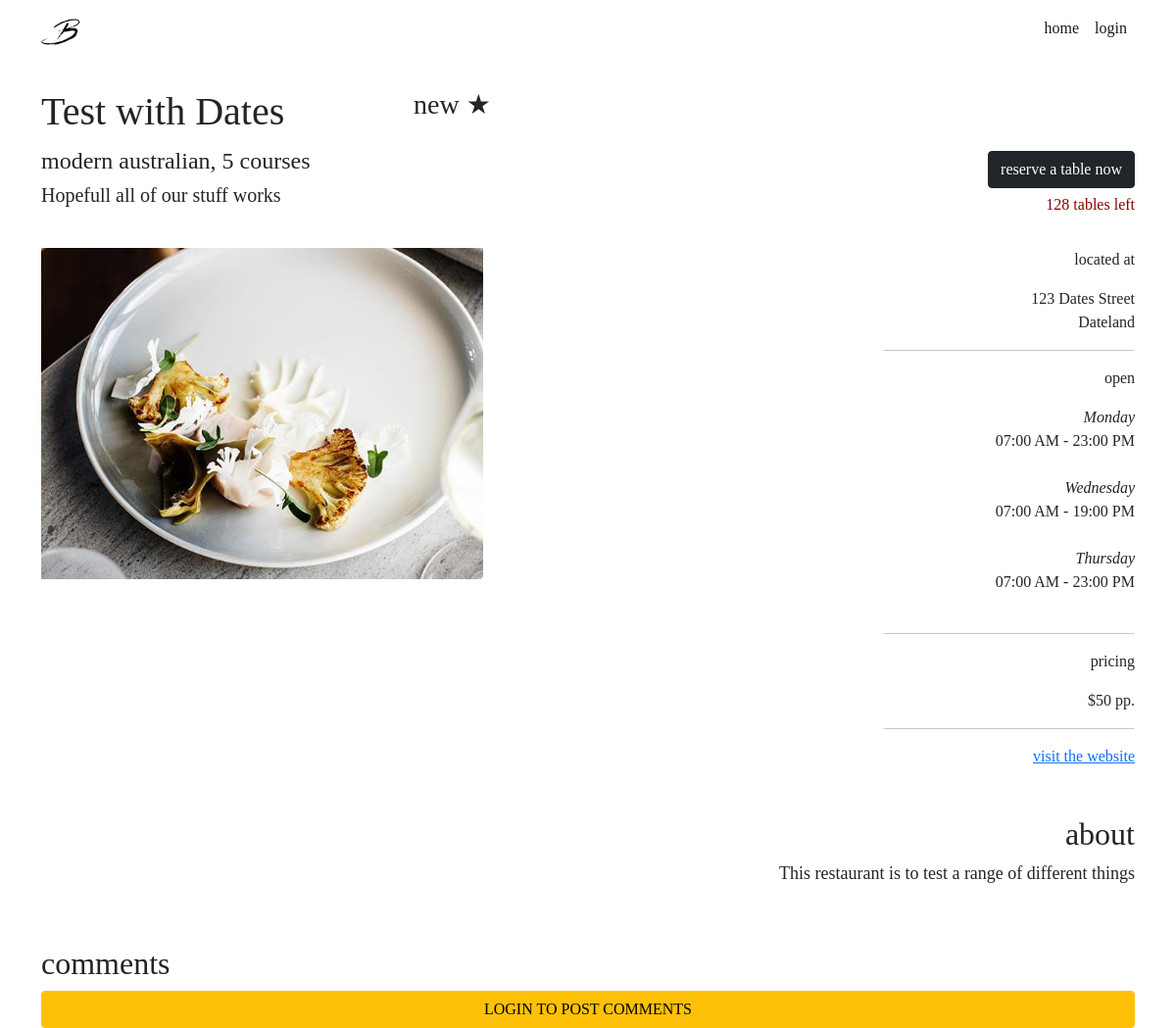
The app's page /restaurants/3 with its own data.
### website/models.py (models this page shows, shortened)
class Restaurant(db.Model):
    __tablename__ = 'restaurants'
    __table_args__ = {'extend_existing': True}
    restaurant_id = db.Column(db.Integer, primary_key=True)
    name = db.Column(db.String(100), nullable=False)
    street = db.Column(db.String(150), nullable=False)
    suburb = db.Column(db.String(50), nullable=False)
    max_reservations = db.Column(db.Integer)
    caption = db.Column(db.String(200), nullable=False)
    description = db.Column(db.String(400), nullable=False)
    price = db.Column(db.Integer)
    cuisine_type = db.Column(db.String(30), nullable=False)
    num_courses = db.Column(db.Integer, nullable=False)
    website = db.Column(db.String(400))
    image = db.Column(db.String(400), nullable=False)
    comments = db.relationship('Comment', backref='restaurant')
    statuses = db.relationship('RestaurantStatus', backref='restaurant')
    opening_hours = db.relationship('RestaurantOpeningHours', backref='restaurant')
    reservations = db.relationship('Reservation', backref='restaurant')
    user_id = db.Column(db.Integer, db.ForeignKey('users.id'))

class RestaurantOpeningHours(db.Model):
    __tablename__ = 'restaurantopeninghours'
    __table_args__ = {'extend_existing': True}
    restaurant_opening_hours_id = db.Column(db.Integer, primary_key=True)
    day_of_the_week = db.Column(db.String, nullable=False)
    start_time = db.Column(db.Time, nullable=False)
    end_time = db.Column(db.Time, nullable=False)
    restaurant_id = db.Column(db.Integer, db.ForeignKey('restaurants.restaurant_id'))

### website/views.py (the view)
@restaurant_bp.route('/<id>')
def restaurant(id):
    comment_form = CommentForm()
    reservation_form = ReservationForm()
    restaurant = Restaurant.query.filter_by(restaurant_id = id).first()
    space = restaurant_space(restaurant, date.today())
    return render_template("restaurant.html", restaurant=restaurant, comment_form=comment_form, reservation_form=reservation_form, space=space, open_today = check_open_today(restaurant, date.today()))

### website/views.py (called while the page is built)
def restaurant_space(restaurant, space_on_date):
    current_booking_quantity = 0
    for reservation in restaurant.reservations:
        if (reservation.reservation_time.date() == space_on_date):
            current_booking_quantity += reservation.quantity
    return restaurant.max_reservations - current_booking_quantity

def check_open_today(restaurant, time_to_check):
    for day_tuple in restaurant.opening_hours:
        if (day_tuple.day_of_the_week.lower() == time_to_check.strftime("%A").lower()):
            return True
    return False

### website/templates/restaurant.html (shortened to what this page needs)
{% extends 'base.html' %}
{% block content %}
<div class="container">
    <div class="row mt-4 mb-1">
        <div class="col-lg-4 col-sm-4">
            <h1>{{ restaurant.name }}</h1>
        </div>
        <div class="col-lg-8 col-sm-8 rating">
            {% set average = [] %}
            <h3> {% if average|count > 0 %}
                {{ average | sum / average | count}}
                {% else %}
                new
                {% endif %}&#9733;</h3>
        </div>
    </div>
    <div class="row">
        <div class="col-lg-4 col-sm-6">
            <h4>{{ restaurant.cuisine_type}}, {{restaurant.num_courses}} courses</h4>
            <h5>{{ restaurant.caption }}</h5>
        </div>
        <div class="col-lg-8 col-sm-6 btn-align mt-1">
            {% import 'reservation.html' as reservation %}
            {{reservation.reservation_creation(restaurant, reservation_form)}}
            <p class="seat-alert">
                {% if (restaurant.statuses[-1].status == "upcoming") and open_today %}
                {{ space }} tables left
                {% else %}
                {{ restaurant.statuses[-1].status }}
                {% endif %}
            </p>
        </div>
    </div>
    <div class="row mt-3 mb-3">
        <div class="col-lg-5 col-sm-6">
            <img src="{{ restaurant.image }}" class="img-fluid">
        </div>
        <div class="col-lg-7 col-sm-6 info-align mt-3 mt-xl-0">
            <p class="info-heading">
                located at
            </p>
            <p>
                {{ restaurant.street }}<br> {{ restaurant.suburb }}
            </p>
            <hr class="info-line">
            <p class="info-heading">
                {% if open_today and
                (restaurant.statuses[-1].status == "upcoming" or restaurant.statuses[-1].status == "booked") %}
                open
                {% else %}
                closed
                {% endif %}
            </p>
            <p>
                {% for open_time in restaurant.opening_hours%}
                <i>{{ open_time.day_of_the_week }}</i>
                <br>{{open_time.start_time.strftime("%H:%M %p")}} - {{open_time.end_time.strftime("%H:%M %p")}}
                <br><br>
                {% endfor %}
            </p>
            <hr class="info-line">
            <p class="info-heading">
                pricing
            </p>
            <p>
                ${{ restaurant.price }} pp.
            </p>
            <hr class="info-line">
            <a href="{{ restaurant.website}}">visit the website</a>
            <br><br><br>
            <h2 align="right">about</h2>
            <p class="about">
                {{ restaurant.description }}<br><br>
            </p>
        </div>
    </div>
</div>
<div class="container">
    <div class="row mt-1">
        <div class="col-lg-2">
            <h2>comments</h2>
        </div>
    </div>
    {% if current_user.is_authenticated %}
    <form method="post" action="{{url_for('restaurants.restaurant', id=restaurant.restaurant_id)}}/comment">
        {{ comment_form.csrf_token }}
        <div class="row mt-3 mb-2">
            <div class="col-10">
                {{comment_form.text.label (class="form-label") }}
                {{comment_form.text (class="form-control")}}
            </div>
        </div>
        <div class="col-6 col-sm-3">
            {{comment_form.user_rating.label (class="form-label") }}
            {{comment_form.user_rating (class="form-control")}}
        </div>
        <div class="col-6 col-sm-3">
            {{ comment_form.submit (class="btn btn-outline-dark my-2") }}
        </div>
    </form>
    {% else %}
    <div class="d-grid gap-2">
        <a class="btn btn-warning bg-warning" type="button" href="{{ url_for('auth.login') }}">LOGIN TO POST
            COMMENTS</a>
    </div>
    {% endif %}
</div>
{% endblock %}

### website/static/css/stylesheet.css (style rules this page uses)
body { font-family: Didot, Palatino, Perpetua, serif; }
.btn-align { text-align: right }
.info-align { text-align: right; }
.info-line { width: 40%; transform: translateX(150%); }
p.info-heading { font-weight: 500; }
p.about { text-align: right; margin-left: auto; font-size: 18px; }
p.seat-alert { color: darkred; margin-top: 5px; }
.rating { text-align: left; }

### records on screen
Restaurant: name "Test with Dates", cuisine_type "modern australian", num_courses "5", caption "Hopefull all of our stuff works", image (picture), street "123 Dates Street", suburb "Dateland", price "50", description "This restaurant is to test a range of different things"
RestaurantOpeningHours: day_of_the_week "Monday", start_time "07:00 AM", end_time "23:00 PM"
RestaurantOpeningHours: day_of_the_week "Wednesday", start_time "07:00 AM", end_time "19:00 PM"
RestaurantOpeningHours: day_of_the_week "Thursday", start_time "07:00 AM", end_time "23:00 PM"

### other values on screen
{{ space }} "128"
